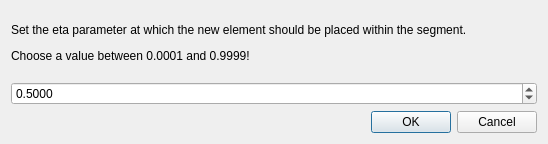
<?xml version="1.0" encoding="UTF-8"?>
<ui version="4.0">
 <class>NewConnectedElementEtaDialog</class>
 <widget class="QDialog" name="NewConnectedElementEtaDialog">
  <property name="geometry">
   <rect>
    <x>0</x>
    <y>0</y>
    <width>548</width>
    <height>144</height>
   </rect>
  </property>
  <property name="sizePolicy">
   <sizepolicy hsizetype="Preferred" vsizetype="Expanding">
    <horstretch>0</horstretch>
    <verstretch>0</verstretch>
   </sizepolicy>
  </property>
  <property name="windowTitle">
   <string>Choose the eta parameter</string>
  </property>
  <layout class="QVBoxLayout" name="verticalLayout">
   <item>
    <widget class="QLabel" name="label">
     <property name="sizePolicy">
      <sizepolicy hsizetype="Preferred" vsizetype="Expanding">
       <horstretch>0</horstretch>
       <verstretch>0</verstretch>
      </sizepolicy>
     </property>
     <property name="text">
      <string>&lt;html&gt;&lt;head/&gt;&lt;body&gt;&lt;p&gt;Set the eta parameter at which the new element should be placed within the segment.&lt;/p&gt;&lt;p&gt;Choose a value between 0.0001 and 0.9999!&lt;/p&gt;&lt;/body&gt;&lt;/html&gt;</string>
     </property>
    </widget>
   </item>
   <item>
    <widget class="QDoubleSpinBox" name="doubleSpinBoxEta">
     <property name="decimals">
      <number>4</number>
     </property>
     <property name="minimum">
      <double>0.000100000000000</double>
     </property>
     <property name="maximum">
      <double>0.999900000000000</double>
     </property>
     <property name="singleStep">
      <double>0.000100000000000</double>
     </property>
     <property name="stepType">
      <enum>QAbstractSpinBox::DefaultStepType</enum>
     </property>
     <property name="value">
      <double>0.500000000000000</double>
     </property>
    </widget>
   </item>
   <item>
    <widget class="QDialogButtonBox" name="buttonBox">
     <property name="orientation">
      <enum>Qt::Horizontal</enum>
     </property>
     <property name="standardButtons">
      <set>QDialogButtonBox::Cancel|QDialogButtonBox::Ok</set>
     </property>
    </widget>
   </item>
  </layout>
 </widget>
 <resources/>
 <connections>
  <connection>
   <sender>buttonBox</sender>
   <signal>accepted()</signal>
   <receiver>NewConnectedElementEtaDialog</receiver>
   <slot>accept()</slot>
   <hints>
    <hint type="sourcelabel">
     <x>248</x>
     <y>254</y>
    </hint>
    <hint type="destinationlabel">
     <x>157</x>
     <y>274</y>
    </hint>
   </hints>
  </connection>
  <connection>
   <sender>buttonBox</sender>
   <signal>rejected()</signal>
   <receiver>NewConnectedElementEtaDialog</receiver>
   <slot>reject()</slot>
   <hints>
    <hint type="sourcelabel">
     <x>316</x>
     <y>260</y>
    </hint>
    <hint type="destinationlabel">
     <x>286</x>
     <y>274</y>
    </hint>
   </hints>
  </connection>
 </connections>
</ui>
